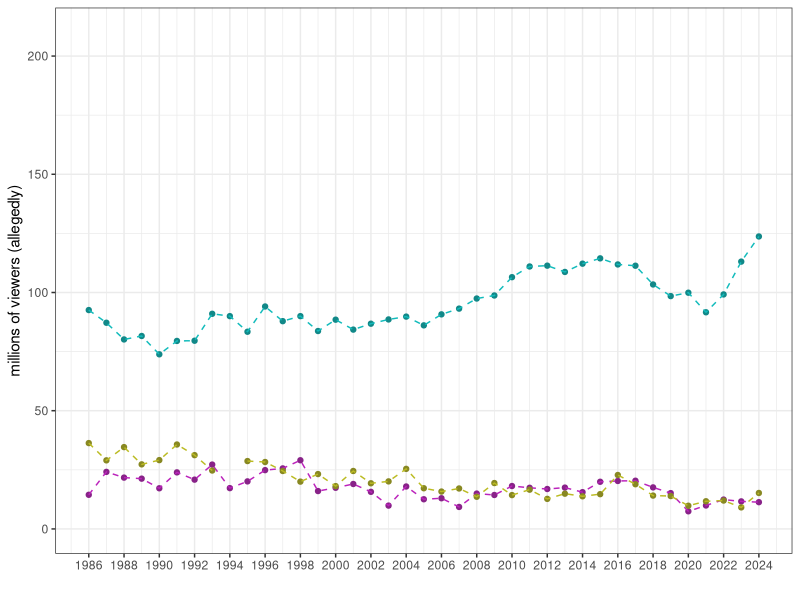

Reproduce this figure in R.
library(tidyverse)

years <- seq(2024, 1986)

# In the table within the "Game-by-game breakdown by year (1974–present)" section
# of this wikipedia page (https://en.wikipedia.org/wiki/NBA_Finals_television_ratings)
# (columns Year...Game 7), can you give me an R-type list like c(element_1, element_2...)
# of the "Avg" column, for example 11.31, 11.64, etc

avg_viewership <- c(
  11.31, 11.64, 12.40, 9.91, 7.45, 15.14, 17.56, 20.38, 20.28, 19.94, 15.54, 17.47, 16.88, 17.39, 18.14, 14.35, 14.94, 9.29, 12.97, 12.54, 17.94, 9.86, 15.68, 19.00, 17.40, 16.01, 29.04, 25.59, 24.86, 20.10, 17.25, 27.21, 20.84, 23.91, 17.19, 21.26, 21.70, 24.12, 14.43
  )

mvps <- data.frame(
  year = c(1986, 1987, 1988, 1989, 1990, 1991, 1992, 1993, 1994, 1995,
           1996, 1997, 1998, 1999, 2000, 2001, 2002, 2003, 2004, 2005,
           2006, 2007, 2008, 2009, 2010, 2011, 2012, 2013, 2014, 2015,
           2016, 2017, 2018, 2019, 2020, 2021, 2022, 2023, 2024),
  player = c("Larry Bird", "Magic Johnson", "James Worthy", "Joe Dumars", "Isiah Thomas",
             "Michael Jordan", "Michael Jordan", "Michael Jordan", "Hakeem Olajuwon", "Hakeem Olajuwon",
             "Michael Jordan", "Michael Jordan", "Michael Jordan", "Tim Duncan", "Shaquille O'Neal",
             "Shaquille O'Neal", "Shaquille O'Neal", "Tim Duncan", "Chauncey Billups", "Tim Duncan",
             "Dwyane Wade", "Tony Parker", "Paul Pierce", "Kobe Bryant", "Kobe Bryant",
             "Dirk Nowitzki", "LeBron James", "LeBron James", "Kawhi Leonard", "Andre Iguodala",
             "LeBron James", "Kevin Durant", "Kevin Durant", "Kawhi Leonard", "LeBron James",
             "Giannis Antetokounmpo", "Stephen Curry", "Nikola Jokić", "Jaylen Brown"),
  team = c("Boston Celtics", "Los Angeles Lakers", "Los Angeles Lakers", "Detroit Pistons", "Detroit Pistons",
           "Chicago Bulls", "Chicago Bulls", "Chicago Bulls", "Houston Rockets", "Houston Rockets",
           "Chicago Bulls", "Chicago Bulls", "Chicago Bulls", "San Antonio Spurs", "Los Angeles Lakers",
           "Los Angeles Lakers", "Los Angeles Lakers", "San Antonio Spurs", "Detroit Pistons", "San Antonio Spurs",
           "Miami Heat", "San Antonio Spurs", "Boston Celtics", "Los Angeles Lakers", "Los Angeles Lakers",
           "Dallas Mavericks", "Miami Heat", "Miami Heat", "San Antonio Spurs", "Golden State Warriors",
           "Cleveland Cavaliers", "Golden State Warriors", "Golden State Warriors", "Toronto Raptors", "Los Angeles Lakers",
           "Milwaukee Bucks", "Golden State Warriors", "Denver Nuggets", "Boston Celtics")
)


ratings <- data.frame(
  year = years,
  m_viewers = avg_viewership
)

super_bowl_ratings <- read_csv(
  'super_bowl_viewers.csv'
) %>%
  rename(c('m_viewers' = 'Viewers (millions)'))

world_series_ratings <- read_csv(
  'world_series.csv'
) %>%
  rename(c('m_viewers' = 'Viewers (millions)'))

nba_vs_nfl <- super_bowl_ratings %>%
  left_join(
    ratings,
    by = c('Year' = 'year'),
    suffix = c('_nfl', '_nba')
    ) %>%
  left_join(
    world_series_ratings,
    by = 'Year'
  ) %>%
  mutate(
    # m_viewers_nba = m_viewers_nba * 5.5,
    m_viewers_mlb = as.numeric(m_viewers)
    )

ggplot(
  data = nba_vs_nfl,
  mapping = aes(
    x = Year
  )
) +
  geom_point(
    aes(y = m_viewers_nba),
    color = '#882288'
  ) +
  geom_line(
    aes(y = m_viewers_nba),
    linetype = 2,
    color = '#bb22bb',
    size = 0.5
  ) +
  geom_point(
    aes(y = m_viewers_nfl),
    color = '#118888'
  ) +
  geom_line(
    aes(y = m_viewers_nfl),
    linetype = 2,
    color = '#11bbbb',
    size = 0.5
  ) +
  geom_point(
    aes(y = m_viewers_mlb),
    color = '#888822'
  ) +
  geom_line(
    aes(y = m_viewers_mlb),
    linetype = 2,
    color = '#bbbb22',
    size = 0.5
  ) +
  scale_y_continuous(
    name = 'millions of viewers (allegedly)',
    limits = c(0, 210)
  ) +
  scale_x_continuous(
    name = '',
    breaks = seq(1986, 2024, 2)
  ) +
  theme_bw()
